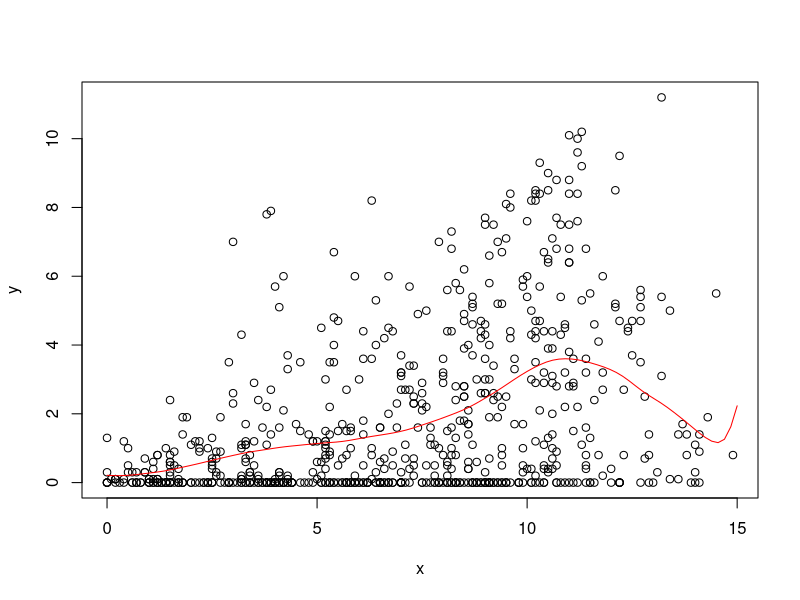
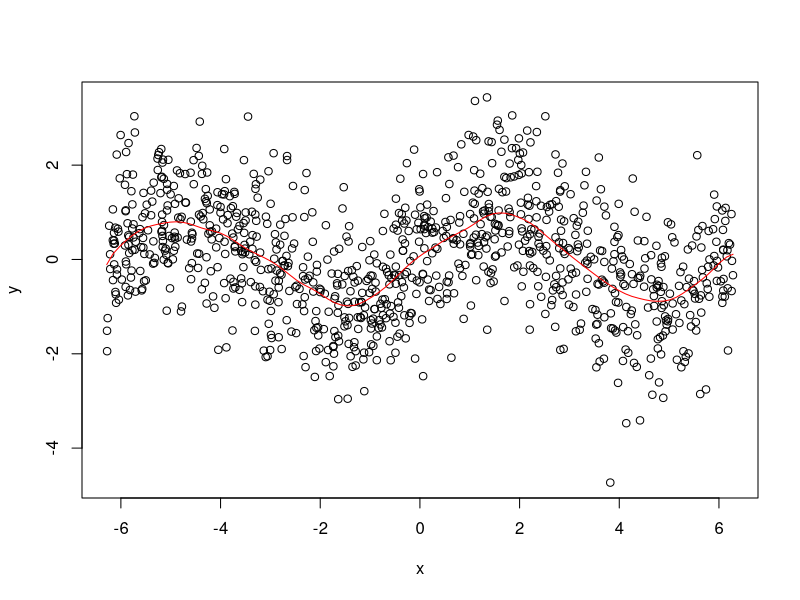

Reproduce these figures in R, in order.
# STAT-S 610
# LAB 4
# 2019-10-03
# https://jfukuyama.github.io/teaching/stat610/assignments/lab4.pdf

# --- functions --- #

#' @param x (numeric) vector of same length as y
#' @param y (numeric) vector of same length as y
#' @param z (numeric) vector, can be of a different length
#' @param omega (numeric) must be a scalar
#' @return (numeric) vector of the same length as z
llr = function(x, y, z, omega) {
  fits = sapply(z, compute_f_hat, x, y, omega)
  return(fits)
}

#' @param z (numeric) must be a scalar
#' @param x (numeric) vector of the same length as y
#' @param y (numeric) vector of the same length as x
#' @param omega (numeric) must be a scalar
#' @return (numeric) scalar
compute_f_hat = function(z, x, y, omega) {
  Wz = diag(make_weight_matrix(z, x, omega))
  X = make_predictor_matrix(x)
  n = nrow(X)
  A = t(sapply(1:n, function(i){
    Wz[i]*X[i,]
  }))
  f_hat = c(1,z) %*% solve(t(X)%*% A) %*% t(X) %*% (Wz*y)
  #f_hat = c(1, z) %*% solve(t(X) %*% Wz %*% X) %*% t(X) %*% Wz %*% y
  return(f_hat)
}

#' @param z (numeric) must be a scalar
#' @param x (numeric) vector of arbitrary length
#' @param omega (numeric) must be a scalar
#' @return (numeric) a diagonal matrix
make_weight_matrix = function(z, x, omega) {
  r = abs(x - z) / omega  # this is a vector of the same length as x
  w = sapply(r, W)  # this is a vector of the same length as x and r
  Wz = diag(w)  # this is a diagonal matrix with elements from w
  return(Wz)
}

#' @param r (numeric) must be a scalar
#' @return (numeric) scalar
W = function(r) {
  if (abs(r) < 1) {
    return((1 - abs(r) ** 3) ** 3)
  } else {
    return(0)
  }
}

#' @param x (numeric) vector of arbitrary length
#' @return (numeric) matrix with 2 columns and rows equal to length of x
make_predictor_matrix = function(x) {
  n = length(x)
  return(cbind(rep(1, n), x))
}


# --- example 1 --- #

# get the data
data(french_fries, package = 'reshape2')
french_fries = na.omit(french_fries)

# input data
x = french_fries$potato
y = french_fries$buttery

# space along which to smooth
z = seq(0, 15, length.out = 100)

# run smoothing
fits = llr(z = z, x = x, y = y, omega = 2)

# plot the data and the smoother
plot(x, y)
lines(z, fits, col = 'red')


# --- example 2 --- #

# noisy sine wave
x = runif(1000, -2 * pi, 2 * pi)
y = sin(x) + rnorm(length(x))

# space along which to smooth
z = seq(-2 * pi, 2 * pi, length.out = 100)

# run smoothing
fits = llr(z = z, x = x, y = y, omega = pi / 3)

# plot the data and the smoother
plot(x, y)
lines(z, fits, col = 'red')
